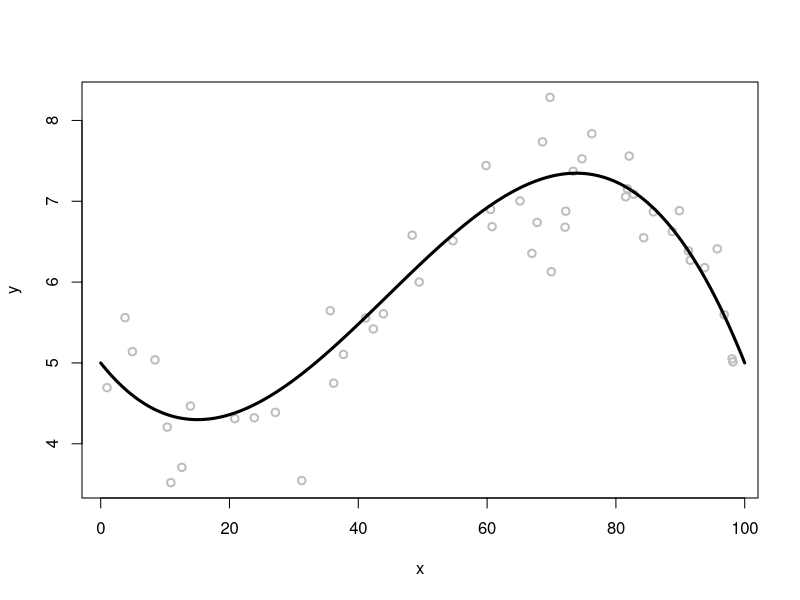
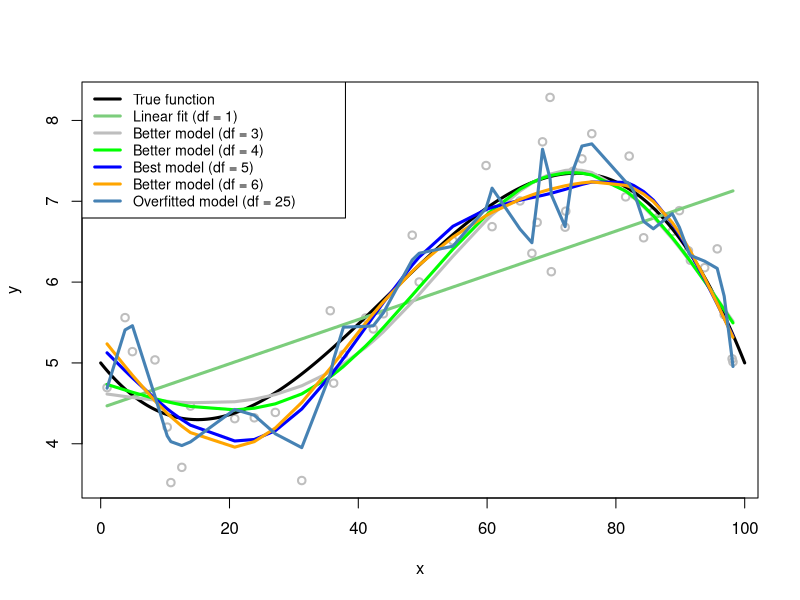
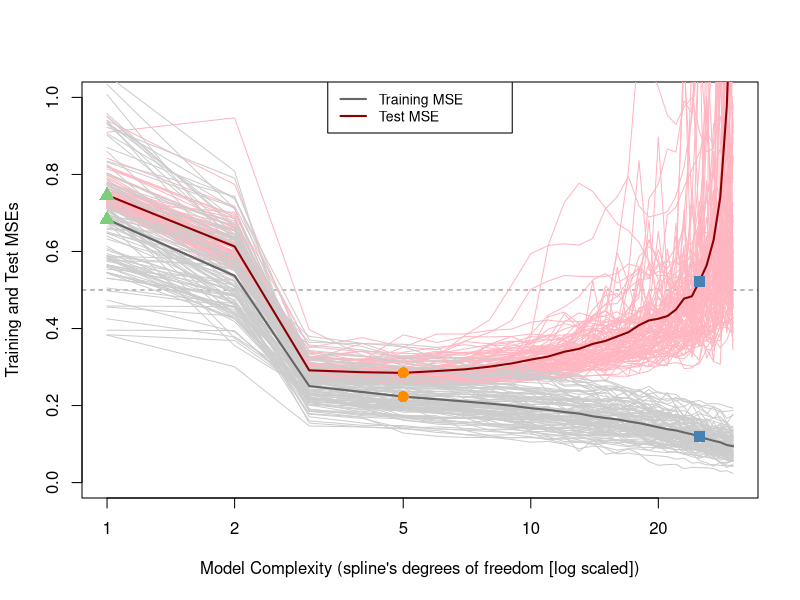
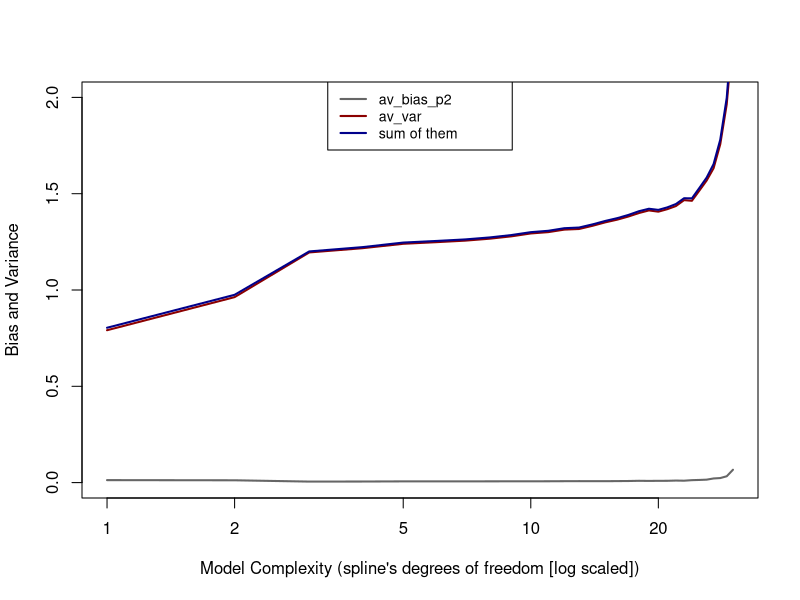

These charts were generated, in order, by the following R code:
setwd("~/final-exam")
seed <- 1809
set.seed(seed)

# create the model of true values
true_data <- function(n, beta) {
  x <- sort(runif(n, 0, 100))
  X <- cbind(1, poly(x, degree = (length(beta) - 1), raw = TRUE))
  y <- as.numeric(X %*% beta)
  
  return(data.frame(x = x, y = y))
}


# generate training dataset with noise.
observed_data <- function(n, beta, sigma_eps) {
  eps <- rnorm(n, 0, sigma_eps)
  t_dat <- true_data(n, beta)
  y <- t_dat$y + eps
  
  return(data.frame(x = t_dat$x, y = y))
}

# An example of true model and noisy dataset
require(splines)
n_rep <- 100
beta <- c(5, -0.1, 0.004, -3e-05)

n_train <- 50
sigma_eps <- 0.5

n_test <- 10000
t_dat <- true_data(n_test, beta)

# fit the model with glm.
n_df <- 30
df <- 1:n_df
xy <- res <- list()

# using n_rep dataset to train model
for (i in 1:n_rep) {
  xy[[i]] <- observed_data(n_train, beta, sigma_eps)
  x <- xy[[i]][, "x"]
  y <- xy[[i]][, "y"]
  res[[i]] <- apply(t(df), 2, function(degf) lm(y ~ ns(x, df = degf)))
}

# plot true model and training dataset
x <- xy[[1]]$x
y <- xy[[1]]$y

plot(y ~ x, col = "gray", lwd = 2)
lines(t_dat$x, t_dat$y, lwd = 3, col = "black")

# Plot the data
plot(y ~ x, col = "gray", lwd = 2)
lines(t_dat$x, t_dat$y, lwd = 3, col = "black")
lines(x, fitted(res[[1]][[1]]), lwd = 3, col = "palegreen3")
lines(x, fitted(res[[1]][[3]]), lwd = 3, col = "grey")
lines(x, fitted(res[[1]][[4]]), lwd = 3, col = "green")
lines(x, fitted(res[[1]][[5]]), lwd = 3, col = "blue")
lines(x, fitted(res[[1]][[6]]), lwd = 3, col = "orange")
lines(x, fitted(res[[1]][[25]]), lwd = 3, col = "steelblue")
legend(x = "topleft", legend = c("True function", "Linear fit (df = 1)", "Better model (df = 3)", "Better model (df = 4)", 
                                 "Best model (df = 5)", "Better model (df = 6)", "Overfitted model (df = 25)"), 
       lwd = rep(3, 4), col = c("black", "palegreen3", "grey", "green", "blue", "orange",  "steelblue"), 
       text.width = 32, cex = 0.85)


# test dataset for calculating MSE, bias and variance
xy_test <- observed_data(n_test, beta, sigma_eps) 

# Compute the training and test errors for each model
pred <- list()
mse <- te <- bias_p2 <- variance <- matrix(NA, nrow = n_df, ncol = n_rep)

for (i in 1:n_rep) {
  mse[, i] <- sapply(res[[i]], function(obj) deviance(obj)/nobs(obj))
  pred[[i]] <- mapply(function(obj, degf) predict(obj, data.frame(x = xy_test$x)), res[[i]], df)
  p_dat <- as.list(data.frame(pred[[i]]))
  te[, i] <- sapply(p_dat, function(y_hat) mean((xy_test$y - y_hat)^2))
  bias_p2[, i] <- sapply(p_dat, function(y_hat) mean(mean(y_hat) - xy_test$y)^2)
  variance[, i] <- sapply(p_dat, function(y_hat) mean(var(y_hat)))
}


# Compute the average training and test errors
av_mse <- rowMeans(mse)
av_te <- rowMeans(te)
av_bias_p2 <- rowMeans(bias_p2)
av_var <- rowMeans(variance)


# Plot the errors
plot(df, av_mse, type = "l", lwd = 2, col = gray(0.4), ylab = "Training and Test MSEs", 
     xlab = "Model Complexity (spline's degrees of freedom [log scaled])", ylim = c(0, 1), log = "x")

abline(h = sigma_eps, lty = 2, lwd = 0.5)

for (i in 1:n_rep) {
  lines(df, te[, i], col = "lightpink")
}

for (i in 1:n_rep) {
  lines(df, mse[, i], col = gray(0.8))
}

lines(df, av_mse, lwd = 2, col = gray(0.4))
lines(df, av_te, lwd = 2, col = "darkred")
points(df[1], av_mse[1], col = "palegreen3", pch = 17, cex = 1.5)
points(df[1], av_te[1], col = "palegreen3", pch = 17, cex = 1.5)
points(df[which.min(av_te)], av_mse[which.min(av_te)], col = "darkorange", pch = 16, 
       cex = 1.5)
points(df[which.min(av_te)], av_te[which.min(av_te)], col = "darkorange", pch = 16, 
       cex = 1.5)
points(df[25], av_mse[25], col = "steelblue", pch = 15, cex = 1.5)
points(df[25], av_te[25], col = "steelblue", pch = 15, cex = 1.5)
legend(x = "top", legend = c("Training MSE", "Test MSE"), lwd = rep(2, 2), 
       col = c(gray(0.4), "darkred"), text.width = 0.3, cex = 0.85)


# Plot the bias^2 and varianceerrors
plot(df, av_bias_p2, type = "l", lwd = 2, col = gray(0.4), ylab = "Bias and Variance", 
     xlab = "Model Complexity (spline's degrees of freedom [log scaled])", ylim = c(0, 2), log = "x")
lines(df, av_var, lwd = 2, col = "darkred")
lines(df, av_bias_p2+av_var, lwd = 2, col = "darkblue")
legend(x = "top", legend = c("av_bias_p2", "av_var", "sum of them"), lwd = rep(2, 2), 
       col = c(gray(0.4), "darkred", "darkblue"), text.width = 0.3, cex = 0.85)

